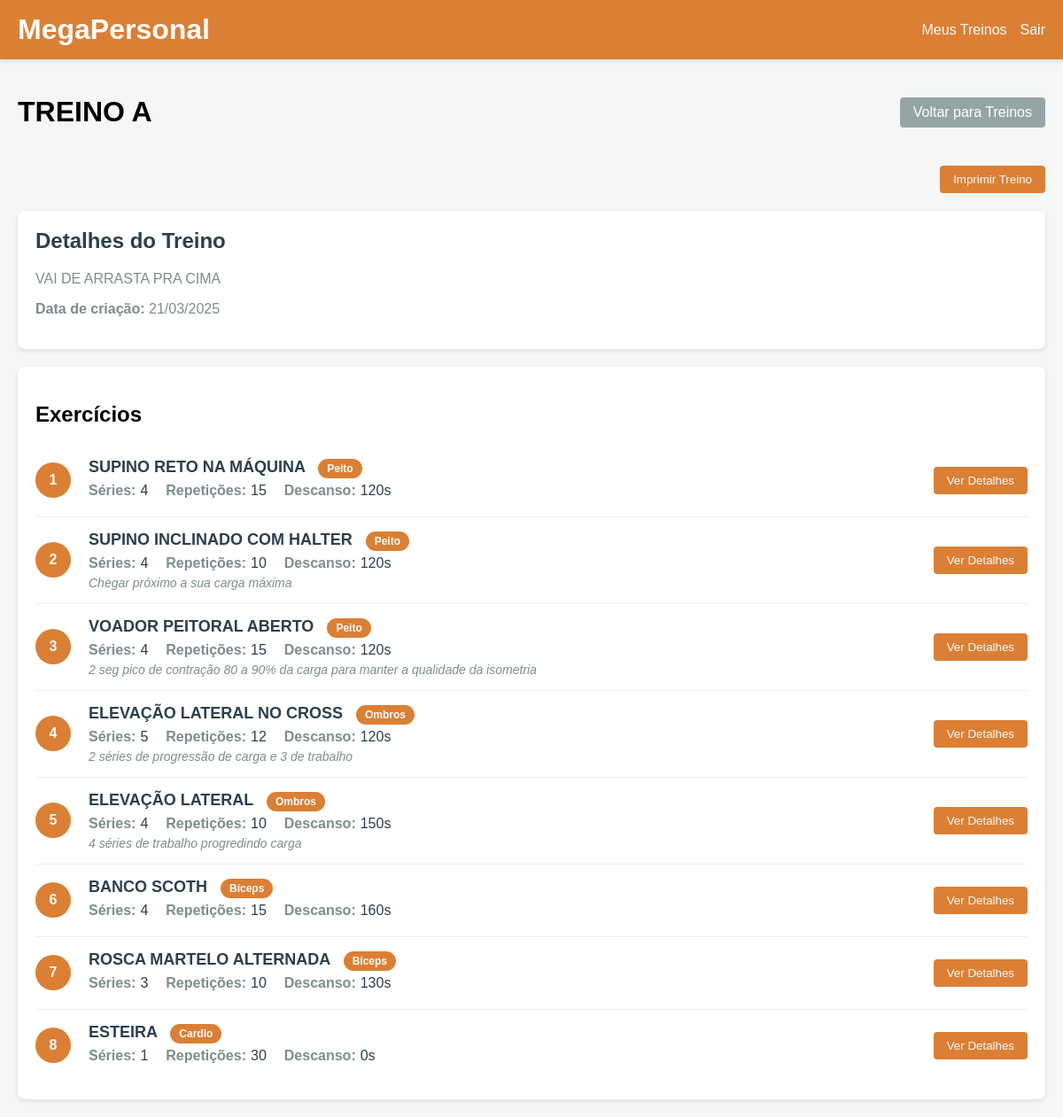
/aluno/treino/2 (signed in), run on the app's committed database.
### app.py (models this page shows)
class Workout(db.Model):
    id = db.Column(db.Integer, primary_key=True)
    name = db.Column(db.String(100), nullable=False)
    description = db.Column(db.Text)
    created_date = db.Column(db.DateTime, default=datetime.utcnow)
    client_id = db.Column(db.Integer, db.ForeignKey('client.id'), nullable=False)
    exercises = db.relationship('WorkoutExercise', backref='workout', lazy=True)

class WorkoutExercise(db.Model):
    id = db.Column(db.Integer, primary_key=True)
    workout_id = db.Column(db.Integer, db.ForeignKey('workout.id'), nullable=False)
    exercise_id = db.Column(db.Integer, db.ForeignKey('exercise.id'), nullable=False)
    sets = db.Column(db.Integer)
    reps = db.Column(db.String(50))  # Pode ser "12, 10, 8" para pirâmide
    rest_time = db.Column(db.Integer)  # Em segundos
    notes = db.Column(db.Text)
    order = db.Column(db.Integer)  # Ordem do exercício no treino

class Exercise(db.Model):
    id = db.Column(db.Integer, primary_key=True)
    name = db.Column(db.String(100), nullable=False)
    description = db.Column(db.Text)
    muscle_group = db.Column(db.String(50))
    video_url = db.Column(db.String(200))
    workout_exercises = db.relationship('WorkoutExercise', backref='exercise', lazy=True)

### app.py (the view)
@app.route('/aluno/treino/<int:workout_id>')
def client_workout_view(workout_id):
    if 'client_id' not in session:
        return redirect(url_for('client_login'))
    workout = Workout.query.get_or_404(workout_id)
    if workout.client_id != session['client_id']:
        return redirect(url_for('client_dashboard'))
    workout_exercises = WorkoutExercise.query.filter_by(workout_id=workout.id).order_by(WorkoutExercise.order).all()
    return render_template('client_workout_view.html', workout=workout, workout_exercises=workout_exercises)

### templates/client_workout_view.html (shortened to what this page needs)
<!DOCTYPE html>
<html lang="pt-br">
<head>
</head>
<body>
    <header>
        <div class="header-content">
            <div class="logo">
                <h1>MegaPersonal</h1>
            </div>
            <div class="user-info">
                <a href="{{ url_for('client_dashboard') }}">Meus Treinos</a>
                <a href="{{ url_for('logout') }}">Sair</a>
            </div>
        </div>
    </header>
    <div class="container">
        <div class="page-header">
            <h1>{{ workout.name }}</h1>
            <a href="{{ url_for('client_dashboard') }}" class="button secondary">Voltar para Treinos</a>
        </div>
        <div class="print-button">
            <button class="button" onclick="window.print()">Imprimir Treino</button>
        </div>
        <div class="workout-info">
            <h2>Detalhes do Treino</h2>
            <p>{{ workout.description }}</p>
            <p><strong>Data de criação:</strong> {{ workout.created_date.strftime('%d/%m/%Y') }}</p>
        </div>
        <div class="exercise-list">
            <h2>Exercícios</h2>
            {% if workout_exercises %}
                {% for we in workout_exercises %}
                <div class="exercise-row">
                    <div class="exercise-order">{{ we.order }}</div>
                    <div class="exercise-info">
                        <div class="exercise-name">
                            {{ we.exercise.name }}
                            <span class="muscle-tag">{{ we.exercise.muscle_group }}</span>
                        </div>
                        <div class="exercise-details">
                            <div class="exercise-detail">
                                <span class="detail-label">Séries:</span>
                                <span class="detail-value">{{ we.sets }}</span>
                            </div>
                            <div class="exercise-detail">
                                <span class="detail-label">Repetições:</span>
                                <span class="detail-value">{{ we.reps }}</span>
                            </div>
                            <div class="exercise-detail">
                                <span class="detail-label">Descanso:</span>
                                <span class="detail-value">{{ we.rest_time }}s</span>
                            </div>
                        </div>
                        {% if we.notes %}
                        <div class="exercise-notes">
                            {{ we.notes }}
                        </div>
                        {% endif %}
                    </div>
                    <div class="exercise-actions">
                        <button class="button" onclick="openExerciseModal({{ we.exercise.id }}, '{{ we.exercise.name }}', '{{ we.exercise.muscle_group }}', '{{ we.exercise.description|replace("'", "\\'") }}', '{{ we.exercise.video_url }}', {{ we.sets }}, '{{ we.rest_time }}')">Ver Detalhes</button>
                    </div>
                </div>
                {% endfor %}
            {% else %}
                <p>Este treino ainda não possui exercícios.</p>
            {% endif %}
        </div>
    </div>
</body>
</html>

### templates/client_workout_view.html (style rules this page uses)
body { font-family: 'Arial', sans-serif; background-color: #f4f7f6; margin: 0; padding: 0; }
header { background-color: #db7f34; color: white; padding: 15px 0; box-shadow: 0 2px 5px rgba(0,0,0,0.1); }
.header-content { display: flex; justify-content: space-between; align-items: center; max-width: 1200px; margin: 0 auto; padding: 0 20px; }
.logo h1 { margin: 0; }
.user-info { display: flex; align-items: center; }
.user-info a { color: white; text-decoration: none; margin-left: 15px; }
.container { max-width: 1200px; margin: 0 auto; padding: 20px; }
.page-header { display: flex; justify-content: space-between; align-items: center; margin-bottom: 20px; }
.button { background-color: #db7f34; color: white; border: none; padding: 8px 15px; border-radius: 4px; text-decoration: none; display: inline-block; cursor: pointer; }
.button.secondary { background-color: #95a5a6; }
.workout-info { background-color: white; border-radius: 8px; box-shadow: 0 2px 5px rgba(0,0,0,0.1); padding: 20px; margin-bottom: 20px; }
.workout-info h2 { margin-top: 0; color: #2c3e50; }
.workout-info p { color: #7f8c8d; }
.exercise-list { background-color: white; border-radius: 8px; box-shadow: 0 2px 5px rgba(0,0,0,0.1); padding: 20px; }
.exercise-row { display: flex; border-bottom: 1px solid #ecf0f1; padding: 15px 0; align-items: center; }
.exercise-row:last-child { border-bottom: none; }
.exercise-order { width: 40px; height: 40px; background-color: #db7f34; color: white; border-radius: 50%; display: flex; justify-content: center; align-items: center; font-weight: bold; margin-right: 20px; flex-shrink: 0; }
.exercise-info { flex: 1; }
.exercise-name { font-weight: bold; font-size: 18px; margin-bottom: 5px; color: #2c3e50; }
.exercise-details { display: flex; gap: 20px; margin-bottom: 5px; flex-wrap: wrap; }
.exercise-detail { display: flex; align-items: center; }
.detail-label { font-weight: bold; margin-right: 5px; color: #7f8c8d; }
.detail-value { color: #2c3e50; }
.exercise-notes { font-style: italic; color: #7f8c8d; font-size: 14px; margin-top: 5px; }
.exercise-actions { margin-left: 20px; flex-shrink: 0; }
.print-button { text-align: right; margin-bottom: 20px; }
.muscle-tag { display: inline-block; background-color: #db7f34; color: white; padding: 4px 10px; border-radius: 50px; font-size: 12px; margin-left: 10px; }

### data on the page
Workout: name "TREINO A", description "VAI DE ARRASTA PRA CIMA", created_date "21/03/2025"
WorkoutExercise: order "1", exercise.name "SUPINO RETO NA MÁQUINA", exercise.muscle_group "Peito", sets "4", reps "15", rest_time "120"
WorkoutExercise: order "2", exercise.name "SUPINO INCLINADO COM HALTER", exercise.muscle_group "Peito", sets "4", reps "10", rest_time "120", notes "Chegar próximo a sua carga máxima"
WorkoutExercise: order "3", exercise.name "VOADOR PEITORAL ABERTO", exercise.muscle_group "Peito", sets "4", reps "15", rest_time "120", notes "2 seg pico de contração 80 a 90% da carga para manter a qualidade da isometria"
WorkoutExercise: order "4", exercise.name "ELEVAÇÃO LATERAL NO CROSS", exercise.muscle_group "Ombros", sets "5", reps "12", rest_time "120", notes "2 séries de progressão de carga e 3 de trabalho"
WorkoutExercise: order "5", exercise.name "ELEVAÇÃO LATERAL", exercise.muscle_group "Ombros", sets "4", reps "10", rest_time "150", notes "4 séries de trabalho progredindo carga"
WorkoutExercise: order "6", exercise.name "BANCO SCOTH", exercise.muscle_group "Bíceps", sets "4", reps "15", rest_time "160"
WorkoutExercise: order "7", exercise.name "ROSCA MARTELO ALTERNADA", exercise.muscle_group "Bíceps", sets "3", reps "10", rest_time "130"
WorkoutExercise: order "8", exercise.name "ESTEIRA", exercise.muscle_group "Cardio", sets "1", reps "30", rest_time "0"
